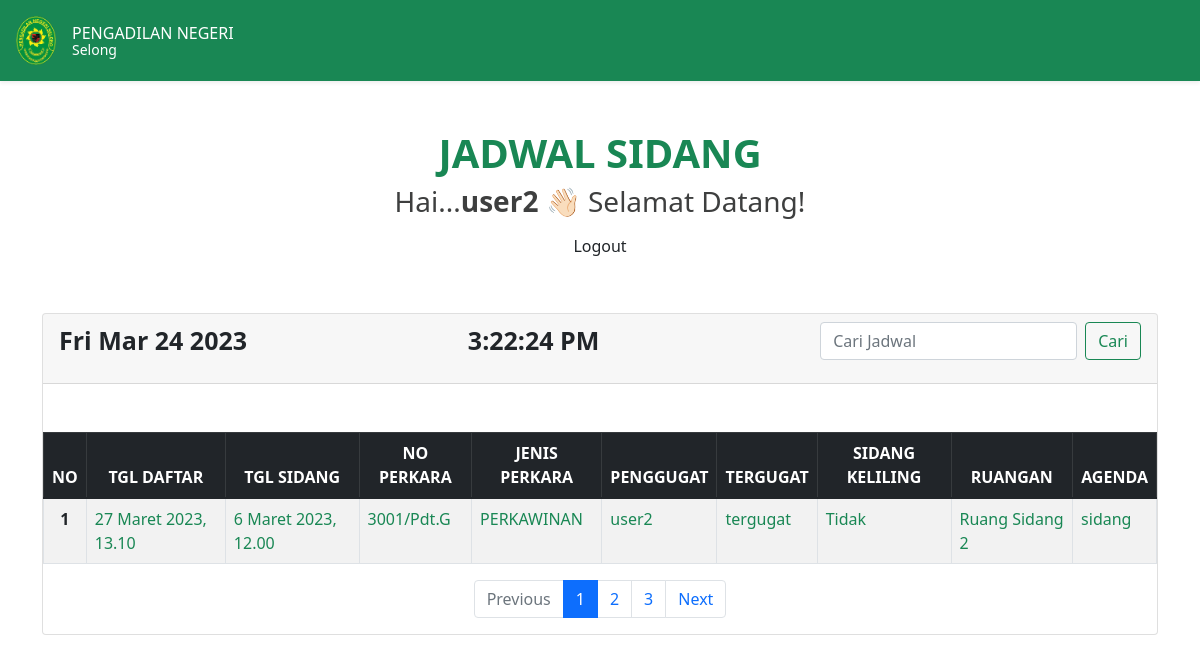
/detail/ (signed in), run on the app's committed database.
### jadwal/models.py (models this page shows, shortened)
class jadwal(models.Model):
    tgl             = models.DateTimeField(auto_now_add=False)
    noPerkara       = models.CharField(max_length=50, default="0001/Pdt.G/2023/PA.Sel" )
    jenisPerkara    = models.CharField(max_length=50)
    penggugat       = models.OneToOneField(User, on_delete=models.CASCADE, related_name='pengguna')
    tergugat        = models.CharField(max_length=50,default='tergugat')
    sdk = (
        ('Ya','Ya'),
        ('Tidak','Tidak')
    )
    sidangKeliling  = models.CharField(choices=sdk, max_length=50)
    rng = (
        ('Ruang Sidang Utama','Ruang Sidang Utama'),
        ('Ruang Sidang Dua','Ruang Sidang Dua'),
    )
    ruangan  = models.CharField(choices=rng, max_length=50)
    agenda   = models.TextField()
    created  = models.DateTimeField(auto_now_add=True)
    updated  = models.DateTimeField(auto_now_add=True)

### sidang/views.py (the view)
# urls.py: path('detail/',views.detail,name='detail'),
def detail(request):
    if request.user.is_active:
        data1 = User.objects.get(username=request.user)
        data =jadwal.objects.filter(penggugat=data1)
    else:
        return redirect('login')
    context = {
        'datas':data,
    }
    print(request.user.is_active)
    return render(request,'detail.html',context)

### templates/detail.html (shortened to what this page needs)
{%extends 'base.html'%}
{%load static%}
{%block konten%}
<div class="d-flex align-items-center p-3 mb-3 text-white bg-success shadow-sm">
  <img class="me-3" src="{%static '/img/logo.png'%}"  width="40" height="49">
  <div class="lh-1">
    <a href="{%url 'home'%}" style="text-decoration: none;"><h1 class="h6 mb-0 text-white lh-1">PENGADILAN NEGERI</h1></a>
    <small>Selong</small>
  </div>
</div>
<div class="container">
  <div class="text-center my-5">
    <h1 class="fw-bold text-success">JADWAL SIDANG </h1>
    <h3 style="color:rgb(62, 63, 63);">Hai...<span style="font-weight:bold;">{{user}}</span> 👋🏻 Selamat Datang!</h3>
    <a class="btn" href="{% url 'logout'%}">Logout</a>
  </div>
  <div class="row">
    <div class="col-12">
      <div class="card">
        <div class="card-header d-flex justify-content-between">
          <div id="waktu" style="font-size: 25px;  font-weight: bold;"></div>
          <p id="time" style="font-size: 25px;  font-weight: bold;"></p>
          <div class="">
            <form class="d-flex" role="search">
              <input class="form-control me-2" type="search" placeholder="Cari Jadwal" aria-label="Search">
              <button class="btn btn-outline-success" type="submit">Cari</button>
            </form>
          </div>
        </div>
        <div class="text-success">
        <table class="table table-striped  table-bordered mt-5">
          <thead>
            <tr class="table-dark text-center">
              <th scope="col">NO</th>
              <th scope="col">TGL DAFTAR</th>
              <th scope="col">TGL SIDANG</th>
              <th scope="col">NO  PERKARA</th>
              <th scope="col">JENIS PERKARA</th>
              <th scope="col">PENGGUGAT</th>
              <th scope="col">TERGUGAT</th>
              <th scope="col">SIDANG KELILING</th>
              <th scope="col">RUANGAN</th>
              <th scope="col">AGENDA</th>
            </tr>
          </thead>
          <tbody>
            {%for data in datas%}
            <tr class="">
              <th scope="row" class="text-center">{{forloop.counter}}</th>
              <td class="text-success">{{data.created}}</td>
              <td class="text-success">{{data.tgl}}</td>
              <td class="text-success">{{data.noPerkara}}</td>
              <td class="text-success">{{data.jenisPerkara}}</td>
              <td class="text-success">{{data.penggugat}}</td>
              <td class="text-success">{{data.tergugat}}</td>
              <td class="text-success" class="text-center">{{data.sidangKeliling}}</td>
              <td class="text-success">{{data.ruangan}}</td>
              <td class="text-success">{{data.agenda}}</td>
            </tr>
            {%endfor%}
          </tbody>
        </table>
        </div>
        <nav aria-label="Page navigation example">
          <ul class="pagination justify-content-center">
            <li class="page-item disabled">
              <a class="page-link">Previous</a>
            </li>
            <li class="page-item active"><a class="page-link" href="#">1</a></li>
            <li class="page-item"><a class="page-link" href="#">2</a></li>
            <li class="page-item"><a class="page-link" href="#">3</a></li>
            <li class="page-item">
              <a class="page-link" href="#">Next</a>
            </li>
          </ul>
        </nav>
      </div>
    </div>
  </div>
</div>
{%endblock konten%}

### data on the page
jadwal: created "27 Maret 2023, 13.10", tgl "6 Maret 2023, 12.00", noPerkara "3001/Pdt.G", jenisPerkara "PERKAWINAN", penggugat "user2", tergugat "tergugat", sidangKeliling "Tidak", ruangan "Ruang Sidang 2", agenda "sidang"

### other printed values
{{ user }} "user2"
